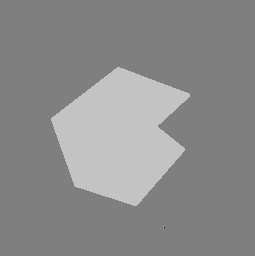
%> input picture y3/sem_b/computer_vision/lab3_hough_harris/materials/septagon.tif, 255 x 256 px
$ octave lab2b.m   (GNU Octave 9; MATLAB toolbox functions it lacks are replaced by stand-ins)
%> lines starting %> are read from the running program, lines starting %| are printed output that depends on the picture; in (x1, y1, x2, y2) boxes, pixels count from 0 and x2, y2 are one past the last pixel; in counts of white or black regions, pixels touching at a corner belong together; the program's own positions count from 1
close ALL
x3=imread('septagon.tif') ;
%> x3 is the input picture: size 256x255x3 uint8; min 0, max 195, mean 139.8
%x3=imread('hex.jpg') ;
x=x3(:,:,1) ;
img=edge(x,'canny',0.4) ;
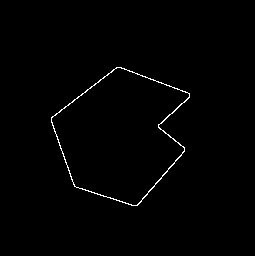
%> img: size 256x255 logical; 0.85% white in thin lines or dots, all inside (x1, y1, x2, y2) = (51, 67, 190, 206)
[acc,theta,r]=hough(img,'RhoResolution',2,'Theta',-90:89);
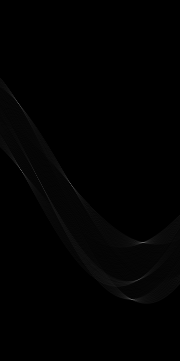
%> acc: size 361x180 double; min 0, max 104, mean 1.5
%> theta = 180 values from -90 to 89; r = 361 values from -360 to 360
NUMPEAKS=10 ;
PEAKS = houghpeaks(acc,NUMPEAKS,'Threshold',40,'NHoodSize',[9 9]) ;
%> PEAKS = [243 144; 300 132; 184 71; 170 21; 104 19; 280 139; 189 74; 165 18; 176 25; 282 134]
[m,n]=size(PEAKS);
%> m = 10; n = 2
for i=1:m    % marking peaks
  PEAKS(i,3) = acc(PEAKS(i,1),PEAKS(i,2));
  acc(PEAKS(i,1)-1:PEAKS(i,1)+1,PEAKS(i,2)-1:PEAKS(i,2)+1)=64 ;
end
%> this loop made 10 passes
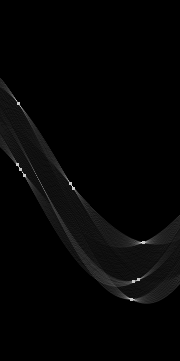
%> acc: size 361x180 double; 0.14% of pixels changed, all inside (x1, y1, x2, y2) = (16, 102, 145, 301); drawn with min black and max white
%> after the loop, PEAKS = [243 144 104; 300 132 97; 184 71 84; 170 21 81; 104 19 79; 280 139 59; 189 74 44; 165 18 43; 176 25 43; 282 134 40]
figure, imshow(x)
figure, imshow(img)
figure, imshow(acc,[],'XData',theta,'YData',r,...
   'InitialMagnification','fit');
xlabel('\theta'), ylabel('\rho');
axis on, axis normal ;
x1 = theta(PEAKS(:,2));
%> x1 = [53 41 -20 -70 -72 48 -17 -73 -66 43]
y1 = r(PEAKS(:,1));
%> y1 = [124 238 6 -22 -154 198 16 -32 -10 202]
figure, plot(x1,y1,'s','color','black');
%> after `plot(x1,y1,'s','color','black')`:
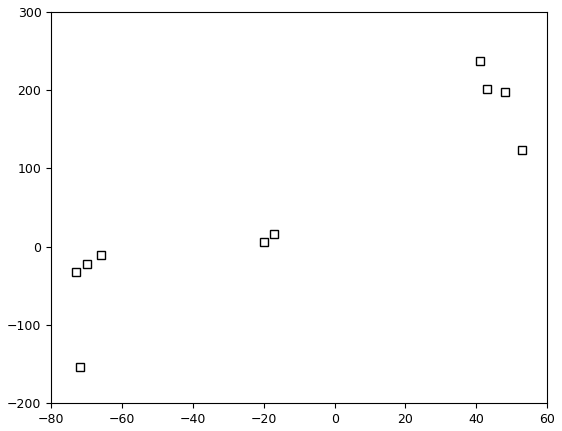
%> figure redrawn from the program's plot data
